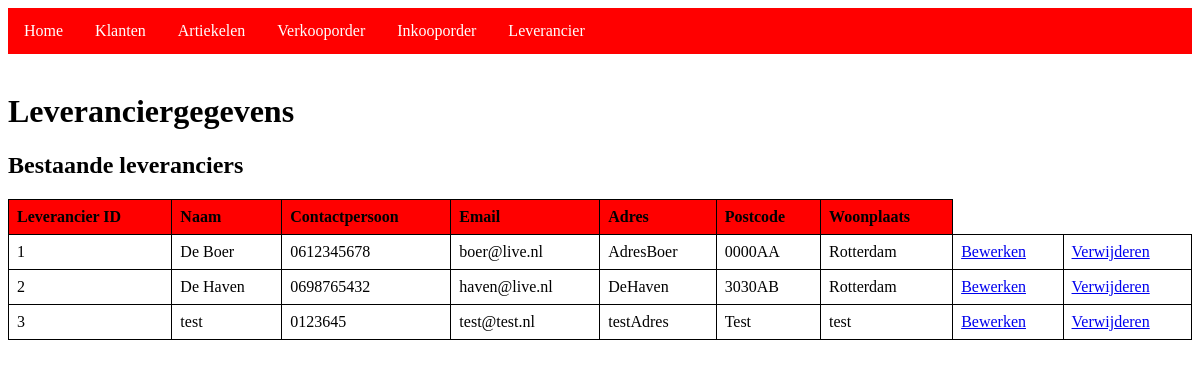
/leveranciers_inzien.php, run on the app's committed database.
### tables this page shows
CREATE TABLE `leveranciers` (
  `levId` int NOT NULL,
  `levNaam` varchar(15) NOT NULL,
  `levContact` varchar(20) DEFAULT NULL,
  `levEmail` varchar(30) NOT NULL,
  `levAdres` varchar(30) DEFAULT NULL,
  `levPostcode` varchar(6) DEFAULT NULL,
  `levWoonplaats` varchar(25) DEFAULT NULL
);

### classes/Leverancier.php (called while the page is built, shortened)
<?php
class Leverancier {
    public static function getLeveranciers() {
        $database = new Database();
        $conn = $database->getConnection();
        $stmt = $conn->prepare("SELECT * FROM leveranciers");
        $stmt->execute();
        $leveranciers = $stmt->fetchAll(PDO::FETCH_ASSOC);
        return $leveranciers;
    }
}

### leveranciers_inzien.php (the view, shortened to what this page needs)
<?php
require_once 'classes/Leverancier.php';
include 'navbar.php';
$leveranciers = Leverancier::getLeveranciers();
?>
<!DOCTYPE html>
<html>
<head>
    <link rel="stylesheet" href="styles.css">
</head>
<body>
    <h1>Leveranciergegevens</h1>
    <h2>Bestaande leveranciers</h2>
    <table>
        <tr>
            <th>Leverancier ID</th>
            <th>Naam</th>
            <th>Contactpersoon</th>
            <th>Email</th>
            <th>Adres</th>
            <th>Postcode</th>
            <th>Woonplaats</th>
        </tr>
        <?php foreach ($leveranciers as $leverancier) { ?>
            <tr>
                <td><?php echo $leverancier['levId']; ?></td>
                <td><?php echo $leverancier['levNaam']; ?></td>
                <td><?php echo $leverancier['levContact']; ?></td>
                <td><?php echo $leverancier['levEmail']; ?></td>
                <td><?php echo $leverancier['levAdres']; ?></td>
                <td><?php echo $leverancier['levPostcode']; ?></td>
                <td><?php echo $leverancier['levWoonplaats']; ?></td>
                <td><a href="edit_leverancier.php?id=<?php echo $leverancier['levId']; ?>">Bewerken</a></td>
                <td><a href="delete_leverancier.php?id=<?php echo $leverancier['levId']; ?>">Verwijderen</a></td>
            </tr>
        <?php } ?>
    </table>
</body>
</html>

### styles.css (style rules this page uses)
table { border-collapse: collapse; width: 100%; }
table th, table td { border: 1px solid black; padding: 8px; text-align: left; }
table th { background-color: #ff0000; }
th, td { border: 1px solid black; padding: 8px; text-align: left; }
th { background-color: #ff0000; }

### data on the page
leveranciers: levId "1", levNaam "De Boer", levContact "0612345678", levEmail "boer@live.nl", levAdres "AdresBoer", levPostcode "0000AA", levWoonplaats "Rotterdam"
leveranciers: levId "2", levNaam "De Haven", levContact "0698765432", levEmail "haven@live.nl", levAdres "DeHaven", levPostcode "3030AB", levWoonplaats "Rotterdam"
leveranciers: levId "3", levNaam "test", levContact "0123645", levEmail "test@test.nl", levAdres "testAdres", levPostcode "Test", levWoonplaats "test"
